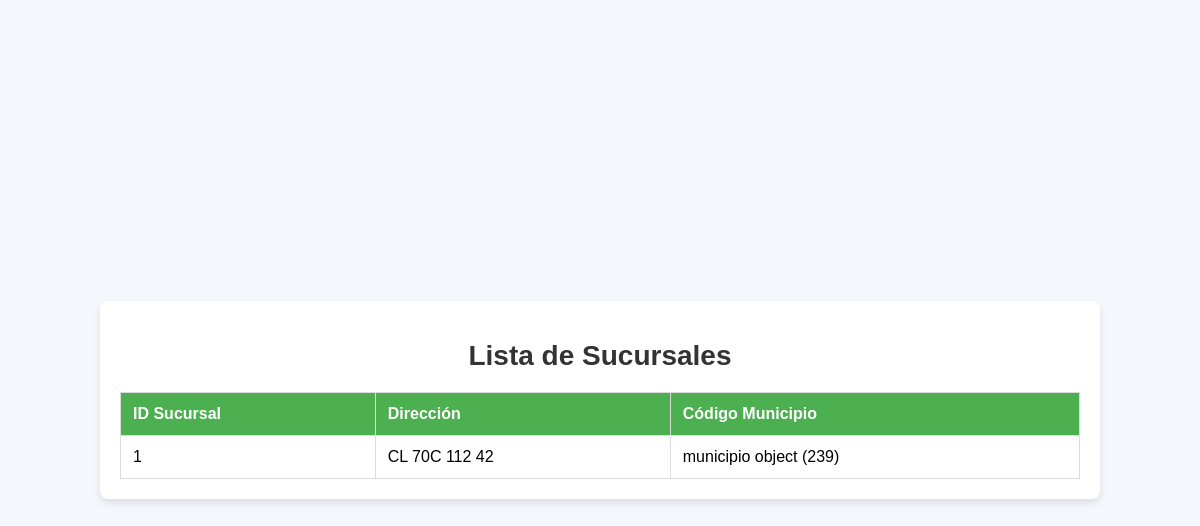
Page /sucursalesl/ on the committed database.
### aplicattion/models.py (models this page shows)
class sucursal (models.Model):
        sucursal_id=models.IntegerField(max_length=5,primary_key=True)
        direccion=models.CharField(max_length=200, null=False)
        cod_mun=models.ForeignKey(municipio, on_delete=models.CASCADE)

class municipio (models.Model):
        cod_mpio=models.CharField(max_length=3,primary_key=True)
        nombre_mun=models.CharField(max_length=200, null=False)
        cod_dpto=models.ForeignKey(departamento, on_delete=models.CASCADE)

### aplicattion/views.py (the view)
# urls.py: path('sucursalesl/', sucursales_list),
def sucursales_list(request):
    sucursales = sucursal.objects.all()
    return render(request, 'sucursales_list.html', {'sucursales': sucursales})

### aplicattion/templates/sucursales_list.html (shortened to what this page needs)
<!DOCTYPE html>
<html lang="es">
<head>
</head>
<body>
    <div class="table-container">
        <h1>Lista de Sucursales</h1>
        <table>
            <thead>
                <tr>
                    <th>ID Sucursal</th>
                    <th>Dirección</th>
                    <th>Código Municipio</th>
                </tr>
            </thead>
            <tbody>
                {% for sucursal in sucursales %}
                    <tr>
                        <td>{{ sucursal.sucursal_id }}</td>
                        <td>{{ sucursal.direccion }}</td>
                        <td>{{ sucursal.cod_mun }}</td>
                    </tr>
                {% empty %}
                    <tr>
                        <td colspan="3" class="empty-message">No hay sucursales registradas.</td>
                    </tr>
                {% endfor %}
            </tbody>
        </table>
    </div>
</body>
</html>

### aplicattion/templates/sucursales_list.html (style rules this page uses)
body { font-family: 'Arial', sans-serif; background-color: #f4f7fc; margin: 0; padding: 0; display: flex; justify-content: center; align-items: center; min-height: 100vh; }
.table-container { background-color: white; padding: 20px; box-shadow: 0 4px 8px rgba(0, 0, 0, 0.1); border-radius: 8px; width: 80%; max-width: 1200px; }
h1 { text-align: center; color: #333; font-size: 28px; margin-bottom: 20px; }
table { width: 100%; border-collapse: collapse; margin-top: 20px; }
table th, table td { padding: 12px; text-align: left; border: 1px solid #ddd; }
table th { background-color: #4CAF50; color: white; font-weight: bold; }

### rows in the picture
sucursal: sucursal_id "1", direccion "CL 70C 112 42", cod_mun "municipio object (239)"
